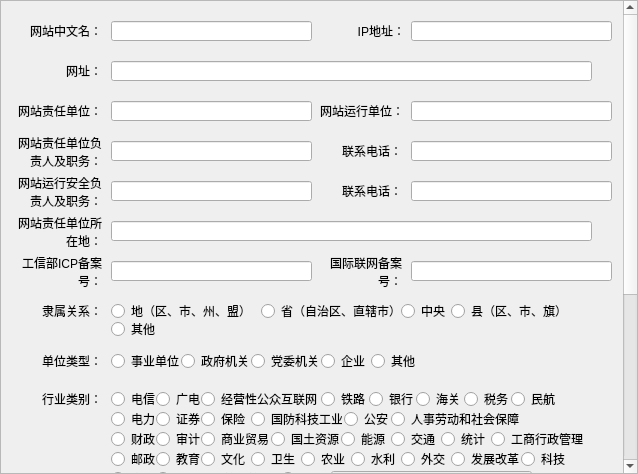
<?xml version="1.0" encoding="UTF-8"?>
<ui version="4.0">
 <class>editWebDialog</class>
 <widget class="QDialog" name="editWebDialog">
  <property name="geometry">
   <rect>
    <x>0</x>
    <y>0</y>
    <width>638</width>
    <height>474</height>
   </rect>
  </property>
  <property name="windowTitle">
   <string>Dialog</string>
  </property>
  <widget class="QScrollArea" name="scrollArea">
   <property name="geometry">
    <rect>
     <x>0</x>
     <y>0</y>
     <width>638</width>
     <height>474</height>
    </rect>
   </property>
   <property name="minimumSize">
    <size>
     <width>0</width>
     <height>0</height>
    </size>
   </property>
   <property name="styleSheet">
    <string notr="true"/>
   </property>
   <property name="widgetResizable">
    <bool>true</bool>
   </property>
   <widget class="QWidget" name="scrollAreaWidgetContents">
    <property name="geometry">
     <rect>
      <x>0</x>
      <y>-278</y>
      <width>619</width>
      <height>750</height>
     </rect>
    </property>
    <property name="minimumSize">
     <size>
      <width>0</width>
      <height>750</height>
     </size>
    </property>
    <widget class="QLabel" name="label">
     <property name="geometry">
      <rect>
       <x>20</x>
       <y>20</y>
       <width>81</width>
       <height>20</height>
      </rect>
     </property>
     <property name="text">
      <string>网站中文名：</string>
     </property>
     <property name="alignment">
      <set>Qt::AlignRight|Qt::AlignTrailing|Qt::AlignVCenter</set>
     </property>
    </widget>
    <widget class="QLabel" name="label_2">
     <property name="geometry">
      <rect>
       <x>350</x>
       <y>20</y>
       <width>54</width>
       <height>20</height>
      </rect>
     </property>
     <property name="text">
      <string>IP地址：</string>
     </property>
     <property name="alignment">
      <set>Qt::AlignRight|Qt::AlignTrailing|Qt::AlignVCenter</set>
     </property>
    </widget>
    <widget class="QLineEdit" name="lineEdit">
     <property name="geometry">
      <rect>
       <x>110</x>
       <y>20</y>
       <width>201</width>
       <height>20</height>
      </rect>
     </property>
    </widget>
    <widget class="QLineEdit" name="lineEdit_2">
     <property name="geometry">
      <rect>
       <x>410</x>
       <y>20</y>
       <width>201</width>
       <height>20</height>
      </rect>
     </property>
    </widget>
    <widget class="QLabel" name="label_3">
     <property name="geometry">
      <rect>
       <x>30</x>
       <y>60</y>
       <width>71</width>
       <height>20</height>
      </rect>
     </property>
     <property name="text">
      <string>网址：</string>
     </property>
     <property name="alignment">
      <set>Qt::AlignRight|Qt::AlignTrailing|Qt::AlignVCenter</set>
     </property>
    </widget>
    <widget class="QLineEdit" name="lineEdit_3">
     <property name="geometry">
      <rect>
       <x>110</x>
       <y>60</y>
       <width>481</width>
       <height>20</height>
      </rect>
     </property>
    </widget>
    <widget class="QLabel" name="label_4">
     <property name="geometry">
      <rect>
       <x>10</x>
       <y>100</y>
       <width>91</width>
       <height>20</height>
      </rect>
     </property>
     <property name="text">
      <string>网站责任单位：</string>
     </property>
     <property name="alignment">
      <set>Qt::AlignRight|Qt::AlignTrailing|Qt::AlignVCenter</set>
     </property>
    </widget>
    <widget class="QLineEdit" name="lineEdit_4">
     <property name="geometry">
      <rect>
       <x>110</x>
       <y>100</y>
       <width>201</width>
       <height>20</height>
      </rect>
     </property>
    </widget>
    <widget class="QLabel" name="label_5">
     <property name="geometry">
      <rect>
       <x>318</x>
       <y>100</y>
       <width>85</width>
       <height>20</height>
      </rect>
     </property>
     <property name="text">
      <string>网站运行单位：</string>
     </property>
     <property name="alignment">
      <set>Qt::AlignRight|Qt::AlignTrailing|Qt::AlignVCenter</set>
     </property>
    </widget>
    <widget class="QLineEdit" name="lineEdit_5">
     <property name="geometry">
      <rect>
       <x>410</x>
       <y>100</y>
       <width>201</width>
       <height>20</height>
      </rect>
     </property>
    </widget>
    <widget class="QLabel" name="label_6">
     <property name="geometry">
      <rect>
       <x>10</x>
       <y>130</y>
       <width>91</width>
       <height>41</height>
      </rect>
     </property>
     <property name="text">
      <string>网站责任单位负责人及职务：</string>
     </property>
     <property name="alignment">
      <set>Qt::AlignRight|Qt::AlignTrailing|Qt::AlignVCenter</set>
     </property>
     <property name="wordWrap">
      <bool>true</bool>
     </property>
    </widget>
    <widget class="QLineEdit" name="lineEdit_6">
     <property name="geometry">
      <rect>
       <x>110</x>
       <y>140</y>
       <width>201</width>
       <height>20</height>
      </rect>
     </property>
    </widget>
    <widget class="QLabel" name="label_7">
     <property name="geometry">
      <rect>
       <x>320</x>
       <y>140</y>
       <width>81</width>
       <height>20</height>
      </rect>
     </property>
     <property name="text">
      <string>联系电话：</string>
     </property>
     <property name="alignment">
      <set>Qt::AlignRight|Qt::AlignTrailing|Qt::AlignVCenter</set>
     </property>
    </widget>
    <widget class="QLineEdit" name="lineEdit_7">
     <property name="geometry">
      <rect>
       <x>410</x>
       <y>140</y>
       <width>201</width>
       <height>20</height>
      </rect>
     </property>
    </widget>
    <widget class="QLabel" name="label_8">
     <property name="geometry">
      <rect>
       <x>10</x>
       <y>170</y>
       <width>91</width>
       <height>41</height>
      </rect>
     </property>
     <property name="text">
      <string>网站运行安全负责人及职务：</string>
     </property>
     <property name="alignment">
      <set>Qt::AlignRight|Qt::AlignTrailing|Qt::AlignVCenter</set>
     </property>
     <property name="wordWrap">
      <bool>true</bool>
     </property>
    </widget>
    <widget class="QLineEdit" name="lineEdit_8">
     <property name="geometry">
      <rect>
       <x>110</x>
       <y>180</y>
       <width>201</width>
       <height>20</height>
      </rect>
     </property>
    </widget>
    <widget class="QLabel" name="label_9">
     <property name="geometry">
      <rect>
       <x>330</x>
       <y>180</y>
       <width>71</width>
       <height>20</height>
      </rect>
     </property>
     <property name="text">
      <string>联系电话：</string>
     </property>
     <property name="alignment">
      <set>Qt::AlignRight|Qt::AlignTrailing|Qt::AlignVCenter</set>
     </property>
    </widget>
    <widget class="QLineEdit" name="lineEdit_9">
     <property name="geometry">
      <rect>
       <x>410</x>
       <y>180</y>
       <width>201</width>
       <height>20</height>
      </rect>
     </property>
    </widget>
    <widget class="QLabel" name="label_10">
     <property name="geometry">
      <rect>
       <x>10</x>
       <y>210</y>
       <width>91</width>
       <height>41</height>
      </rect>
     </property>
     <property name="text">
      <string>网站责任单位所在地：</string>
     </property>
     <property name="alignment">
      <set>Qt::AlignRight|Qt::AlignTrailing|Qt::AlignVCenter</set>
     </property>
     <property name="wordWrap">
      <bool>true</bool>
     </property>
    </widget>
    <widget class="QLineEdit" name="lineEdit_10">
     <property name="geometry">
      <rect>
       <x>110</x>
       <y>220</y>
       <width>481</width>
       <height>20</height>
      </rect>
     </property>
    </widget>
    <widget class="QLabel" name="label_11">
     <property name="geometry">
      <rect>
       <x>10</x>
       <y>250</y>
       <width>91</width>
       <height>41</height>
      </rect>
     </property>
     <property name="text">
      <string>工信部ICP备案号：</string>
     </property>
     <property name="alignment">
      <set>Qt::AlignRight|Qt::AlignTrailing|Qt::AlignVCenter</set>
     </property>
     <property name="wordWrap">
      <bool>true</bool>
     </property>
    </widget>
    <widget class="QLineEdit" name="lineEdit_11">
     <property name="geometry">
      <rect>
       <x>110</x>
       <y>260</y>
       <width>201</width>
       <height>20</height>
      </rect>
     </property>
    </widget>
    <widget class="QLabel" name="label_12">
     <property name="geometry">
      <rect>
       <x>320</x>
       <y>250</y>
       <width>81</width>
       <height>41</height>
      </rect>
     </property>
     <property name="text">
      <string>国际联网备案号：</string>
     </property>
     <property name="alignment">
      <set>Qt::AlignRight|Qt::AlignTrailing|Qt::AlignVCenter</set>
     </property>
     <property name="wordWrap">
      <bool>true</bool>
     </property>
    </widget>
    <widget class="QLineEdit" name="lineEdit_12">
     <property name="geometry">
      <rect>
       <x>410</x>
       <y>260</y>
       <width>201</width>
       <height>20</height>
      </rect>
     </property>
    </widget>
    <widget class="QLabel" name="label_13">
     <property name="geometry">
      <rect>
       <x>10</x>
       <y>300</y>
       <width>91</width>
       <height>20</height>
      </rect>
     </property>
     <property name="text">
      <string>隶属关系：</string>
     </property>
     <property name="alignment">
      <set>Qt::AlignRight|Qt::AlignTrailing|Qt::AlignVCenter</set>
     </property>
    </widget>
    <widget class="QRadioButton" name="relationRadio_1">
     <property name="geometry">
      <rect>
       <x>110</x>
       <y>302</y>
       <width>146</width>
       <height>16</height>
      </rect>
     </property>
     <property name="text">
      <string>地（区、市、州、盟）</string>
     </property>
    </widget>
    <widget class="QRadioButton" name="relationRadio_2">
     <property name="geometry">
      <rect>
       <x>260</x>
       <y>302</y>
       <width>135</width>
       <height>16</height>
      </rect>
     </property>
     <property name="text">
      <string>省（自治区、直辖市）</string>
     </property>
    </widget>
    <widget class="QRadioButton" name="relationRadio_3">
     <property name="geometry">
      <rect>
       <x>400</x>
       <y>302</y>
       <width>51</width>
       <height>16</height>
      </rect>
     </property>
     <property name="text">
      <string>中央</string>
     </property>
    </widget>
    <widget class="QRadioButton" name="relationRadio_4">
     <property name="geometry">
      <rect>
       <x>450</x>
       <y>302</y>
       <width>111</width>
       <height>16</height>
      </rect>
     </property>
     <property name="text">
      <string>县（区、市、旗）</string>
     </property>
    </widget>
    <widget class="QRadioButton" name="relationRadio_5">
     <property name="geometry">
      <rect>
       <x>110</x>
       <y>320</y>
       <width>51</width>
       <height>16</height>
      </rect>
     </property>
     <property name="text">
      <string>其他</string>
     </property>
    </widget>
    <widget class="QLabel" name="label_14">
     <property name="geometry">
      <rect>
       <x>10</x>
       <y>350</y>
       <width>91</width>
       <height>20</height>
      </rect>
     </property>
     <property name="text">
      <string>单位类型：</string>
     </property>
     <property name="alignment">
      <set>Qt::AlignRight|Qt::AlignTrailing|Qt::AlignVCenter</set>
     </property>
    </widget>
    <widget class="QRadioButton" name="comRadio_1">
     <property name="geometry">
      <rect>
       <x>110</x>
       <y>352</y>
       <width>71</width>
       <height>16</height>
      </rect>
     </property>
     <property name="text">
      <string>事业单位</string>
     </property>
    </widget>
    <widget class="QRadioButton" name="comRadio_2">
     <property name="geometry">
      <rect>
       <x>180</x>
       <y>352</y>
       <width>71</width>
       <height>16</height>
      </rect>
     </property>
     <property name="text">
      <string>政府机关</string>
     </property>
    </widget>
    <widget class="QRadioButton" name="comRadio_3">
     <property name="geometry">
      <rect>
       <x>250</x>
       <y>352</y>
       <width>71</width>
       <height>16</height>
      </rect>
     </property>
     <property name="text">
      <string>党委机关</string>
     </property>
    </widget>
    <widget class="QRadioButton" name="comRadio_4">
     <property name="geometry">
      <rect>
       <x>320</x>
       <y>352</y>
       <width>51</width>
       <height>16</height>
      </rect>
     </property>
     <property name="text">
      <string>企业</string>
     </property>
    </widget>
    <widget class="QRadioButton" name="comRadio_5">
     <property name="geometry">
      <rect>
       <x>370</x>
       <y>352</y>
       <width>51</width>
       <height>16</height>
      </rect>
     </property>
     <property name="text">
      <string>其他</string>
     </property>
    </widget>
    <widget class="QLabel" name="buttonLabel">
     <property name="geometry">
      <rect>
       <x>520</x>
       <y>690</y>
       <width>71</width>
       <height>30</height>
      </rect>
     </property>
     <property name="text">
      <string/>
     </property>
    </widget>
    <widget class="QLabel" name="label_15">
     <property name="geometry">
      <rect>
       <x>10</x>
       <y>388</y>
       <width>91</width>
       <height>20</height>
      </rect>
     </property>
     <property name="text">
      <string>行业类别：</string>
     </property>
     <property name="alignment">
      <set>Qt::AlignRight|Qt::AlignTrailing|Qt::AlignVCenter</set>
     </property>
    </widget>
    <widget class="QRadioButton" name="induRadio_1">
     <property name="geometry">
      <rect>
       <x>110</x>
       <y>390</y>
       <width>51</width>
       <height>16</height>
      </rect>
     </property>
     <property name="text">
      <string>电信</string>
     </property>
    </widget>
    <widget class="QRadioButton" name="induRadio_2">
     <property name="geometry">
      <rect>
       <x>155</x>
       <y>390</y>
       <width>51</width>
       <height>16</height>
      </rect>
     </property>
     <property name="text">
      <string>广电</string>
     </property>
    </widget>
    <widget class="QRadioButton" name="induRadio_3">
     <property name="geometry">
      <rect>
       <x>200</x>
       <y>390</y>
       <width>121</width>
       <height>16</height>
      </rect>
     </property>
     <property name="text">
      <string>经营性公众互联网</string>
     </property>
    </widget>
    <widget class="QRadioButton" name="induRadio_4">
     <property name="geometry">
      <rect>
       <x>320</x>
       <y>390</y>
       <width>51</width>
       <height>16</height>
      </rect>
     </property>
     <property name="text">
      <string>铁路</string>
     </property>
    </widget>
    <widget class="QRadioButton" name="induRadio_5">
     <property name="geometry">
      <rect>
       <x>368</x>
       <y>390</y>
       <width>51</width>
       <height>16</height>
      </rect>
     </property>
     <property name="text">
      <string>银行</string>
     </property>
    </widget>
    <widget class="QRadioButton" name="induRadio_6">
     <property name="geometry">
      <rect>
       <x>415</x>
       <y>390</y>
       <width>51</width>
       <height>16</height>
      </rect>
     </property>
     <property name="text">
      <string>海关</string>
     </property>
    </widget>
    <widget class="QRadioButton" name="induRadio_7">
     <property name="geometry">
      <rect>
       <x>463</x>
       <y>390</y>
       <width>51</width>
       <height>16</height>
      </rect>
     </property>
     <property name="text">
      <string>税务</string>
     </property>
    </widget>
    <widget class="QRadioButton" name="induRadio_8">
     <property name="geometry">
      <rect>
       <x>510</x>
       <y>390</y>
       <width>51</width>
       <height>16</height>
      </rect>
     </property>
     <property name="text">
      <string>民航</string>
     </property>
    </widget>
    <widget class="QRadioButton" name="induRadio_9">
     <property name="geometry">
      <rect>
       <x>110</x>
       <y>410</y>
       <width>51</width>
       <height>16</height>
      </rect>
     </property>
     <property name="text">
      <string>电力</string>
     </property>
    </widget>
    <widget class="QRadioButton" name="induRadio_10">
     <property name="geometry">
      <rect>
       <x>155</x>
       <y>410</y>
       <width>51</width>
       <height>16</height>
      </rect>
     </property>
     <property name="text">
      <string>证券</string>
     </property>
    </widget>
    <widget class="QRadioButton" name="induRadio_11">
     <property name="geometry">
      <rect>
       <x>200</x>
       <y>410</y>
       <width>51</width>
       <height>16</height>
      </rect>
     </property>
     <property name="text">
      <string>保险</string>
     </property>
    </widget>
    <widget class="QRadioButton" name="induRadio_12">
     <property name="geometry">
      <rect>
       <x>250</x>
       <y>410</y>
       <width>91</width>
       <height>16</height>
      </rect>
     </property>
     <property name="text">
      <string>国防科技工业</string>
     </property>
    </widget>
    <widget class="QRadioButton" name="induRadio_13">
     <property name="geometry">
      <rect>
       <x>343</x>
       <y>410</y>
       <width>51</width>
       <height>16</height>
      </rect>
     </property>
     <property name="text">
      <string>公安</string>
     </property>
    </widget>
    <widget class="QRadioButton" name="induRadio_14">
     <property name="geometry">
      <rect>
       <x>390</x>
       <y>410</y>
       <width>131</width>
       <height>16</height>
      </rect>
     </property>
     <property name="text">
      <string>人事劳动和社会保障</string>
     </property>
    </widget>
    <widget class="QRadioButton" name="induRadio_15">
     <property name="geometry">
      <rect>
       <x>110</x>
       <y>430</y>
       <width>51</width>
       <height>16</height>
      </rect>
     </property>
     <property name="text">
      <string>财政</string>
     </property>
    </widget>
    <widget class="QRadioButton" name="induRadio_16">
     <property name="geometry">
      <rect>
       <x>155</x>
       <y>430</y>
       <width>51</width>
       <height>16</height>
      </rect>
     </property>
     <property name="text">
      <string>审计</string>
     </property>
    </widget>
    <widget class="QRadioButton" name="induRadio_17">
     <property name="geometry">
      <rect>
       <x>200</x>
       <y>430</y>
       <width>71</width>
       <height>16</height>
      </rect>
     </property>
     <property name="text">
      <string>商业贸易</string>
     </property>
    </widget>
    <widget class="QRadioButton" name="induRadio_18">
     <property name="geometry">
      <rect>
       <x>270</x>
       <y>430</y>
       <width>71</width>
       <height>16</height>
      </rect>
     </property>
     <property name="text">
      <string>国土资源</string>
     </property>
    </widget>
    <widget class="QRadioButton" name="induRadio_19">
     <property name="geometry">
      <rect>
       <x>340</x>
       <y>430</y>
       <width>51</width>
       <height>16</height>
      </rect>
     </property>
     <property name="text">
      <string>能源</string>
     </property>
    </widget>
    <widget class="QRadioButton" name="induRadio_20">
     <property name="geometry">
      <rect>
       <x>390</x>
       <y>430</y>
       <width>51</width>
       <height>16</height>
      </rect>
     </property>
     <property name="text">
      <string>交通</string>
     </property>
    </widget>
    <widget class="QRadioButton" name="induRadio_21">
     <property name="geometry">
      <rect>
       <x>440</x>
       <y>430</y>
       <width>51</width>
       <height>16</height>
      </rect>
     </property>
     <property name="text">
      <string>统计</string>
     </property>
    </widget>
    <widget class="QRadioButton" name="induRadio_22">
     <property name="geometry">
      <rect>
       <x>490</x>
       <y>430</y>
       <width>101</width>
       <height>16</height>
      </rect>
     </property>
     <property name="text">
      <string>工商行政管理</string>
     </property>
    </widget>
    <widget class="QRadioButton" name="induRadio_23">
     <property name="geometry">
      <rect>
       <x>110</x>
       <y>450</y>
       <width>51</width>
       <height>16</height>
      </rect>
     </property>
     <property name="text">
      <string>邮政</string>
     </property>
    </widget>
    <widget class="QRadioButton" name="induRadio_24">
     <property name="geometry">
      <rect>
       <x>155</x>
       <y>450</y>
       <width>51</width>
       <height>16</height>
      </rect>
     </property>
     <property name="text">
      <string>教育</string>
     </property>
    </widget>
    <widget class="QRadioButton" name="induRadio_25">
     <property name="geometry">
      <rect>
       <x>200</x>
       <y>450</y>
       <width>51</width>
       <height>16</height>
      </rect>
     </property>
     <property name="text">
      <string>文化</string>
     </property>
    </widget>
    <widget class="QRadioButton" name="induRadio_26">
     <property name="geometry">
      <rect>
       <x>250</x>
       <y>450</y>
       <width>51</width>
       <height>16</height>
      </rect>
     </property>
     <property name="text">
      <string>卫生</string>
     </property>
    </widget>
    <widget class="QRadioButton" name="induRadio_27">
     <property name="geometry">
      <rect>
       <x>300</x>
       <y>450</y>
       <width>51</width>
       <height>16</height>
      </rect>
     </property>
     <property name="text">
      <string>农业</string>
     </property>
    </widget>
    <widget class="QRadioButton" name="induRadio_28">
     <property name="geometry">
      <rect>
       <x>350</x>
       <y>450</y>
       <width>51</width>
       <height>16</height>
      </rect>
     </property>
     <property name="text">
      <string>水利</string>
     </property>
    </widget>
    <widget class="QRadioButton" name="induRadio_29">
     <property name="geometry">
      <rect>
       <x>400</x>
       <y>450</y>
       <width>51</width>
       <height>16</height>
      </rect>
     </property>
     <property name="text">
      <string>外交</string>
     </property>
    </widget>
    <widget class="QRadioButton" name="induRadio_30">
     <property name="geometry">
      <rect>
       <x>450</x>
       <y>450</y>
       <width>71</width>
       <height>16</height>
      </rect>
     </property>
     <property name="text">
      <string>发展改革</string>
     </property>
    </widget>
    <widget class="QRadioButton" name="induRadio_31">
     <property name="geometry">
      <rect>
       <x>520</x>
       <y>450</y>
       <width>51</width>
       <height>16</height>
      </rect>
     </property>
     <property name="text">
      <string>科技</string>
     </property>
    </widget>
    <widget class="QRadioButton" name="induRadio_32">
     <property name="geometry">
      <rect>
       <x>110</x>
       <y>470</y>
       <width>51</width>
       <height>16</height>
      </rect>
     </property>
     <property name="text">
      <string>宣传</string>
     </property>
    </widget>
    <widget class="QRadioButton" name="induRadio_33">
     <property name="geometry">
      <rect>
       <x>155</x>
       <y>470</y>
       <width>121</width>
       <height>16</height>
      </rect>
     </property>
     <property name="text">
      <string>质量监督检验检疫</string>
     </property>
    </widget>
    <widget class="QRadioButton" name="induRadio_34">
     <property name="geometry">
      <rect>
       <x>280</x>
       <y>470</y>
       <width>51</width>
       <height>16</height>
      </rect>
     </property>
     <property name="text">
      <string>其他：</string>
     </property>
    </widget>
    <widget class="QLineEdit" name="induLineEdit">
     <property name="geometry">
      <rect>
       <x>330</x>
       <y>470</y>
       <width>201</width>
       <height>20</height>
      </rect>
     </property>
    </widget>
    <widget class="QLabel" name="label_16">
     <property name="geometry">
      <rect>
       <x>10</x>
       <y>490</y>
       <width>91</width>
       <height>31</height>
      </rect>
     </property>
     <property name="text">
      <string>等级保护定级备案：</string>
     </property>
     <property name="alignment">
      <set>Qt::AlignRight|Qt::AlignTrailing|Qt::AlignVCenter</set>
     </property>
     <property name="wordWrap">
      <bool>true</bool>
     </property>
    </widget>
    <widget class="QRadioButton" name="dbRadio_1">
     <property name="geometry">
      <rect>
       <x>110</x>
       <y>500</y>
       <width>51</width>
       <height>16</height>
      </rect>
     </property>
     <property name="text">
      <string>二级</string>
     </property>
    </widget>
    <widget class="QRadioButton" name="dbRadio_2">
     <property name="geometry">
      <rect>
       <x>160</x>
       <y>500</y>
       <width>51</width>
       <height>16</height>
      </rect>
     </property>
     <property name="text">
      <string>三级</string>
     </property>
    </widget>
    <widget class="QRadioButton" name="dbRadio_3">
     <property name="geometry">
      <rect>
       <x>210</x>
       <y>500</y>
       <width>51</width>
       <height>16</height>
      </rect>
     </property>
     <property name="text">
      <string>四级</string>
     </property>
    </widget>
    <widget class="QRadioButton" name="dbRadio_4">
     <property name="geometry">
      <rect>
       <x>260</x>
       <y>500</y>
       <width>61</width>
       <height>16</height>
      </rect>
     </property>
     <property name="text">
      <string>未定级</string>
     </property>
    </widget>
    <widget class="QLabel" name="label_17">
     <property name="geometry">
      <rect>
       <x>10</x>
       <y>540</y>
       <width>91</width>
       <height>20</height>
      </rect>
     </property>
     <property name="text">
      <string>等级评测：</string>
     </property>
     <property name="alignment">
      <set>Qt::AlignRight|Qt::AlignTrailing|Qt::AlignVCenter</set>
     </property>
    </widget>
    <widget class="QRadioButton" name="djpcRadio_1">
     <property name="geometry">
      <rect>
       <x>110</x>
       <y>540</y>
       <width>61</width>
       <height>16</height>
      </rect>
     </property>
     <property name="text">
      <string>已展开</string>
     </property>
    </widget>
    <widget class="QRadioButton" name="djpcRadio_2">
     <property name="geometry">
      <rect>
       <x>170</x>
       <y>540</y>
       <width>61</width>
       <height>16</height>
      </rect>
     </property>
     <property name="text">
      <string>未展开</string>
     </property>
    </widget>
    <widget class="QLabel" name="label_18">
     <property name="geometry">
      <rect>
       <x>10</x>
       <y>570</y>
       <width>91</width>
       <height>31</height>
      </rect>
     </property>
     <property name="text">
      <string>政府网站安全责任书：</string>
     </property>
     <property name="alignment">
      <set>Qt::AlignRight|Qt::AlignTrailing|Qt::AlignVCenter</set>
     </property>
     <property name="wordWrap">
      <bool>true</bool>
     </property>
    </widget>
    <widget class="QRadioButton" name="zrsRadio_1">
     <property name="geometry">
      <rect>
       <x>110</x>
       <y>580</y>
       <width>61</width>
       <height>16</height>
      </rect>
     </property>
     <property name="text">
      <string>已签订</string>
     </property>
    </widget>
    <widget class="QRadioButton" name="zrsRadio_2">
     <property name="geometry">
      <rect>
       <x>170</x>
       <y>580</y>
       <width>61</width>
       <height>16</height>
      </rect>
     </property>
     <property name="text">
      <string>未签订</string>
     </property>
    </widget>
    <widget class="QLabel" name="label_19">
     <property name="geometry">
      <rect>
       <x>10</x>
       <y>618</y>
       <width>91</width>
       <height>20</height>
      </rect>
     </property>
     <property name="text">
      <string>网站服务栏目：</string>
     </property>
     <property name="alignment">
      <set>Qt::AlignRight|Qt::AlignTrailing|Qt::AlignVCenter</set>
     </property>
    </widget>
    <widget class="QRadioButton" name="fwlmRadio_1">
     <property name="geometry">
      <rect>
       <x>110</x>
       <y>620</y>
       <width>71</width>
       <height>16</height>
      </rect>
     </property>
     <property name="text">
      <string>新闻发布</string>
     </property>
    </widget>
    <widget class="QRadioButton" name="fwlmRadio_2">
     <property name="geometry">
      <rect>
       <x>180</x>
       <y>620</y>
       <width>71</width>
       <height>16</height>
      </rect>
     </property>
     <property name="text">
      <string>政策宣传</string>
     </property>
    </widget>
    <widget class="QRadioButton" name="fwlmRadio_3">
     <property name="geometry">
      <rect>
       <x>250</x>
       <y>620</y>
       <width>71</width>
       <height>16</height>
      </rect>
     </property>
     <property name="text">
      <string>事项办理</string>
     </property>
    </widget>
    <widget class="QRadioButton" name="fwlmRadio_4">
     <property name="geometry">
      <rect>
       <x>320</x>
       <y>620</y>
       <width>46</width>
       <height>16</height>
      </rect>
     </property>
     <property name="text">
      <string>论坛</string>
     </property>
    </widget>
    <widget class="QRadioButton" name="fwlmRadio_5">
     <property name="geometry">
      <rect>
       <x>370</x>
       <y>620</y>
       <width>71</width>
       <height>16</height>
      </rect>
     </property>
     <property name="text">
      <string>即时通讯</string>
     </property>
    </widget>
    <widget class="QRadioButton" name="fwlmRadio_6">
     <property name="geometry">
      <rect>
       <x>440</x>
       <y>620</y>
       <width>71</width>
       <height>16</height>
      </rect>
     </property>
     <property name="text">
      <string>电子邮件</string>
     </property>
    </widget>
    <widget class="QRadioButton" name="fwlmRadio_7">
     <property name="geometry">
      <rect>
       <x>510</x>
       <y>620</y>
       <width>61</width>
       <height>16</height>
      </rect>
     </property>
     <property name="text">
      <string>留言板</string>
     </property>
    </widget>
    <widget class="QRadioButton" name="fwlmRadio_8">
     <property name="geometry">
      <rect>
       <x>110</x>
       <y>640</y>
       <width>71</width>
       <height>16</height>
      </rect>
     </property>
     <property name="text">
      <string>政务公开</string>
     </property>
    </widget>
    <widget class="QRadioButton" name="fwlmRadio_9">
     <property name="geometry">
      <rect>
       <x>180</x>
       <y>640</y>
       <width>71</width>
       <height>16</height>
      </rect>
     </property>
     <property name="text">
      <string>其他</string>
     </property>
    </widget>
   </widget>
  </widget>
 </widget>
 <resources/>
 <connections/>
</ui>
